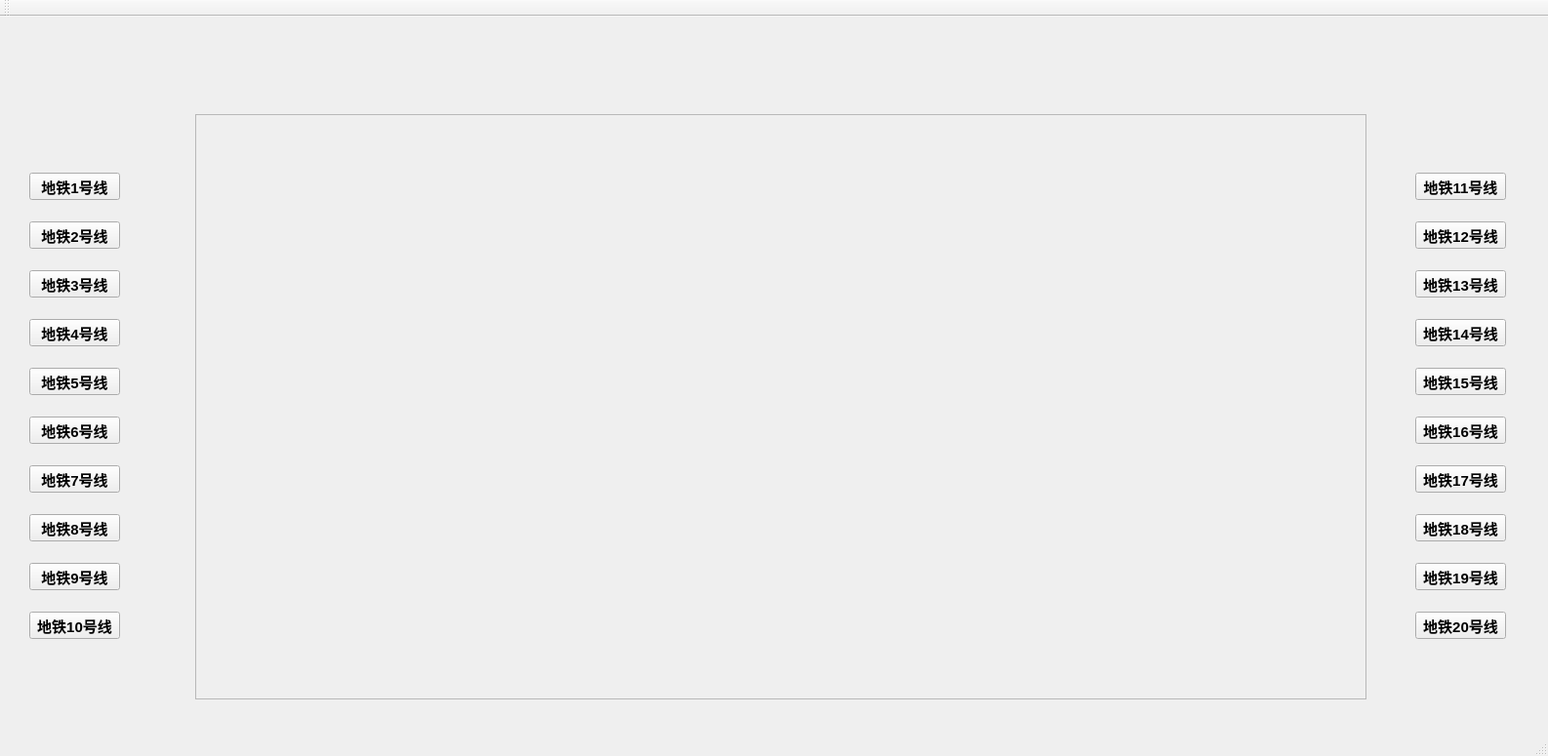
<?xml version="1.0" encoding="UTF-8"?>
<ui version="4.0">
 <class>MainWindow</class>
 <widget class="QMainWindow" name="MainWindow">
  <property name="geometry">
   <rect>
    <x>0</x>
    <y>0</y>
    <width>1586</width>
    <height>775</height>
   </rect>
  </property>
  <property name="windowTitle">
   <string>MainWindow</string>
  </property>
  <widget class="QWidget" name="centralWidget">
   <widget class="QScrollArea" name="scrollArea">
    <property name="geometry">
     <rect>
      <x>200</x>
      <y>100</y>
      <width>1200</width>
      <height>600</height>
     </rect>
    </property>
    <property name="mouseTracking">
     <bool>true</bool>
    </property>
    <property name="verticalScrollBarPolicy">
     <enum>Qt::ScrollBarAlwaysOff</enum>
    </property>
    <property name="horizontalScrollBarPolicy">
     <enum>Qt::ScrollBarAlwaysOff</enum>
    </property>
    <property name="widgetResizable">
     <bool>true</bool>
    </property>
    <widget class="QWidget" name="scrollAreaWidgetContents">
     <property name="geometry">
      <rect>
       <x>0</x>
       <y>0</y>
       <width>1198</width>
       <height>598</height>
      </rect>
     </property>
    </widget>
   </widget>
   <widget class="QPushButton" name="pushButton_9">
    <property name="geometry">
     <rect>
      <x>30</x>
      <y>560</y>
      <width>93</width>
      <height>28</height>
     </rect>
    </property>
    <property name="font">
     <font>
      <pointsize>11</pointsize>
      <weight>75</weight>
      <bold>true</bold>
     </font>
    </property>
    <property name="cursor">
     <cursorShape>PointingHandCursor</cursorShape>
    </property>
    <property name="text">
     <string>地铁9号线</string>
    </property>
    <property name="checkable">
     <bool>true</bool>
    </property>
    <property name="checked">
     <bool>false</bool>
    </property>
   </widget>
   <widget class="QPushButton" name="pushButton_10">
    <property name="geometry">
     <rect>
      <x>30</x>
      <y>610</y>
      <width>93</width>
      <height>28</height>
     </rect>
    </property>
    <property name="font">
     <font>
      <pointsize>11</pointsize>
      <weight>75</weight>
      <bold>true</bold>
     </font>
    </property>
    <property name="cursor">
     <cursorShape>PointingHandCursor</cursorShape>
    </property>
    <property name="text">
     <string>地铁10号线</string>
    </property>
    <property name="checkable">
     <bool>true</bool>
    </property>
    <property name="checked">
     <bool>false</bool>
    </property>
   </widget>
   <widget class="QPushButton" name="pushButton_1">
    <property name="geometry">
     <rect>
      <x>30</x>
      <y>160</y>
      <width>93</width>
      <height>28</height>
     </rect>
    </property>
    <property name="font">
     <font>
      <pointsize>11</pointsize>
      <weight>75</weight>
      <italic>false</italic>
      <bold>true</bold>
      <strikeout>false</strikeout>
     </font>
    </property>
    <property name="cursor">
     <cursorShape>PointingHandCursor</cursorShape>
    </property>
    <property name="text">
     <string>地铁1号线</string>
    </property>
    <property name="checkable">
     <bool>true</bool>
    </property>
    <property name="checked">
     <bool>false</bool>
    </property>
    <property name="flat">
     <bool>false</bool>
    </property>
   </widget>
   <widget class="QPushButton" name="pushButton_2">
    <property name="geometry">
     <rect>
      <x>30</x>
      <y>210</y>
      <width>93</width>
      <height>28</height>
     </rect>
    </property>
    <property name="font">
     <font>
      <pointsize>11</pointsize>
      <weight>75</weight>
      <bold>true</bold>
     </font>
    </property>
    <property name="cursor">
     <cursorShape>PointingHandCursor</cursorShape>
    </property>
    <property name="text">
     <string>地铁2号线</string>
    </property>
    <property name="checkable">
     <bool>true</bool>
    </property>
    <property name="checked">
     <bool>false</bool>
    </property>
   </widget>
   <widget class="QPushButton" name="pushButton_3">
    <property name="geometry">
     <rect>
      <x>30</x>
      <y>260</y>
      <width>93</width>
      <height>28</height>
     </rect>
    </property>
    <property name="font">
     <font>
      <pointsize>11</pointsize>
      <weight>75</weight>
      <bold>true</bold>
     </font>
    </property>
    <property name="cursor">
     <cursorShape>PointingHandCursor</cursorShape>
    </property>
    <property name="text">
     <string>地铁3号线</string>
    </property>
    <property name="checkable">
     <bool>true</bool>
    </property>
    <property name="checked">
     <bool>false</bool>
    </property>
   </widget>
   <widget class="QPushButton" name="pushButton_4">
    <property name="geometry">
     <rect>
      <x>30</x>
      <y>310</y>
      <width>93</width>
      <height>28</height>
     </rect>
    </property>
    <property name="font">
     <font>
      <pointsize>11</pointsize>
      <weight>75</weight>
      <bold>true</bold>
     </font>
    </property>
    <property name="cursor">
     <cursorShape>PointingHandCursor</cursorShape>
    </property>
    <property name="text">
     <string>地铁4号线</string>
    </property>
    <property name="checkable">
     <bool>true</bool>
    </property>
    <property name="checked">
     <bool>false</bool>
    </property>
   </widget>
   <widget class="QPushButton" name="pushButton_5">
    <property name="geometry">
     <rect>
      <x>30</x>
      <y>360</y>
      <width>93</width>
      <height>28</height>
     </rect>
    </property>
    <property name="font">
     <font>
      <pointsize>11</pointsize>
      <weight>75</weight>
      <bold>true</bold>
     </font>
    </property>
    <property name="cursor">
     <cursorShape>PointingHandCursor</cursorShape>
    </property>
    <property name="text">
     <string>地铁5号线</string>
    </property>
    <property name="checkable">
     <bool>true</bool>
    </property>
    <property name="checked">
     <bool>false</bool>
    </property>
   </widget>
   <widget class="QPushButton" name="pushButton_6">
    <property name="geometry">
     <rect>
      <x>30</x>
      <y>410</y>
      <width>93</width>
      <height>28</height>
     </rect>
    </property>
    <property name="font">
     <font>
      <pointsize>11</pointsize>
      <weight>75</weight>
      <bold>true</bold>
     </font>
    </property>
    <property name="cursor">
     <cursorShape>PointingHandCursor</cursorShape>
    </property>
    <property name="text">
     <string>地铁6号线</string>
    </property>
    <property name="checkable">
     <bool>true</bool>
    </property>
    <property name="checked">
     <bool>false</bool>
    </property>
   </widget>
   <widget class="QPushButton" name="pushButton_7">
    <property name="geometry">
     <rect>
      <x>30</x>
      <y>460</y>
      <width>93</width>
      <height>28</height>
     </rect>
    </property>
    <property name="font">
     <font>
      <pointsize>11</pointsize>
      <weight>75</weight>
      <bold>true</bold>
     </font>
    </property>
    <property name="cursor">
     <cursorShape>PointingHandCursor</cursorShape>
    </property>
    <property name="text">
     <string>地铁7号线</string>
    </property>
    <property name="checkable">
     <bool>true</bool>
    </property>
    <property name="checked">
     <bool>false</bool>
    </property>
   </widget>
   <widget class="QPushButton" name="pushButton_8">
    <property name="geometry">
     <rect>
      <x>30</x>
      <y>510</y>
      <width>93</width>
      <height>28</height>
     </rect>
    </property>
    <property name="font">
     <font>
      <pointsize>11</pointsize>
      <weight>75</weight>
      <bold>true</bold>
     </font>
    </property>
    <property name="cursor">
     <cursorShape>PointingHandCursor</cursorShape>
    </property>
    <property name="text">
     <string>地铁8号线</string>
    </property>
    <property name="checkable">
     <bool>true</bool>
    </property>
    <property name="checked">
     <bool>false</bool>
    </property>
   </widget>
   <widget class="QPushButton" name="pushButton_11">
    <property name="geometry">
     <rect>
      <x>1450</x>
      <y>160</y>
      <width>93</width>
      <height>28</height>
     </rect>
    </property>
    <property name="font">
     <font>
      <pointsize>11</pointsize>
      <weight>75</weight>
      <bold>true</bold>
     </font>
    </property>
    <property name="cursor">
     <cursorShape>PointingHandCursor</cursorShape>
    </property>
    <property name="text">
     <string>地铁11号线</string>
    </property>
    <property name="checkable">
     <bool>true</bool>
    </property>
    <property name="checked">
     <bool>false</bool>
    </property>
   </widget>
   <widget class="QPushButton" name="pushButton_12">
    <property name="geometry">
     <rect>
      <x>1450</x>
      <y>210</y>
      <width>93</width>
      <height>28</height>
     </rect>
    </property>
    <property name="font">
     <font>
      <pointsize>11</pointsize>
      <weight>75</weight>
      <bold>true</bold>
     </font>
    </property>
    <property name="cursor">
     <cursorShape>PointingHandCursor</cursorShape>
    </property>
    <property name="text">
     <string>地铁12号线</string>
    </property>
    <property name="checkable">
     <bool>true</bool>
    </property>
    <property name="checked">
     <bool>false</bool>
    </property>
   </widget>
   <widget class="QPushButton" name="pushButton_13">
    <property name="geometry">
     <rect>
      <x>1450</x>
      <y>260</y>
      <width>93</width>
      <height>28</height>
     </rect>
    </property>
    <property name="font">
     <font>
      <pointsize>11</pointsize>
      <weight>75</weight>
      <bold>true</bold>
     </font>
    </property>
    <property name="cursor">
     <cursorShape>PointingHandCursor</cursorShape>
    </property>
    <property name="text">
     <string>地铁13号线</string>
    </property>
    <property name="checkable">
     <bool>true</bool>
    </property>
   </widget>
   <widget class="QPushButton" name="pushButton_14">
    <property name="geometry">
     <rect>
      <x>1450</x>
      <y>310</y>
      <width>93</width>
      <height>28</height>
     </rect>
    </property>
    <property name="font">
     <font>
      <pointsize>11</pointsize>
      <weight>75</weight>
      <bold>true</bold>
     </font>
    </property>
    <property name="cursor">
     <cursorShape>PointingHandCursor</cursorShape>
    </property>
    <property name="text">
     <string>地铁14号线</string>
    </property>
    <property name="checkable">
     <bool>true</bool>
    </property>
   </widget>
   <widget class="QPushButton" name="pushButton_15">
    <property name="geometry">
     <rect>
      <x>1450</x>
      <y>360</y>
      <width>93</width>
      <height>28</height>
     </rect>
    </property>
    <property name="font">
     <font>
      <pointsize>11</pointsize>
      <weight>75</weight>
      <bold>true</bold>
     </font>
    </property>
    <property name="cursor">
     <cursorShape>PointingHandCursor</cursorShape>
    </property>
    <property name="text">
     <string>地铁15号线</string>
    </property>
    <property name="checkable">
     <bool>true</bool>
    </property>
   </widget>
   <widget class="QPushButton" name="pushButton_16">
    <property name="geometry">
     <rect>
      <x>1450</x>
      <y>410</y>
      <width>93</width>
      <height>28</height>
     </rect>
    </property>
    <property name="font">
     <font>
      <pointsize>11</pointsize>
      <weight>75</weight>
      <bold>true</bold>
     </font>
    </property>
    <property name="cursor">
     <cursorShape>PointingHandCursor</cursorShape>
    </property>
    <property name="text">
     <string>地铁16号线</string>
    </property>
    <property name="checkable">
     <bool>true</bool>
    </property>
   </widget>
   <widget class="QPushButton" name="pushButton_17">
    <property name="geometry">
     <rect>
      <x>1450</x>
      <y>460</y>
      <width>93</width>
      <height>28</height>
     </rect>
    </property>
    <property name="font">
     <font>
      <pointsize>11</pointsize>
      <weight>75</weight>
      <bold>true</bold>
     </font>
    </property>
    <property name="cursor">
     <cursorShape>PointingHandCursor</cursorShape>
    </property>
    <property name="text">
     <string>地铁17号线</string>
    </property>
    <property name="checkable">
     <bool>true</bool>
    </property>
   </widget>
   <widget class="QPushButton" name="pushButton_18">
    <property name="geometry">
     <rect>
      <x>1450</x>
      <y>510</y>
      <width>93</width>
      <height>28</height>
     </rect>
    </property>
    <property name="font">
     <font>
      <pointsize>11</pointsize>
      <weight>75</weight>
      <bold>true</bold>
     </font>
    </property>
    <property name="cursor">
     <cursorShape>PointingHandCursor</cursorShape>
    </property>
    <property name="text">
     <string>地铁18号线</string>
    </property>
    <property name="checkable">
     <bool>true</bool>
    </property>
   </widget>
   <widget class="QPushButton" name="pushButton_19">
    <property name="geometry">
     <rect>
      <x>1450</x>
      <y>560</y>
      <width>93</width>
      <height>28</height>
     </rect>
    </property>
    <property name="font">
     <font>
      <pointsize>11</pointsize>
      <weight>75</weight>
      <bold>true</bold>
     </font>
    </property>
    <property name="cursor">
     <cursorShape>PointingHandCursor</cursorShape>
    </property>
    <property name="text">
     <string>地铁19号线</string>
    </property>
    <property name="checkable">
     <bool>true</bool>
    </property>
   </widget>
   <widget class="QPushButton" name="pushButton_20">
    <property name="geometry">
     <rect>
      <x>1450</x>
      <y>610</y>
      <width>93</width>
      <height>28</height>
     </rect>
    </property>
    <property name="font">
     <font>
      <pointsize>11</pointsize>
      <weight>75</weight>
      <bold>true</bold>
     </font>
    </property>
    <property name="cursor">
     <cursorShape>PointingHandCursor</cursorShape>
    </property>
    <property name="text">
     <string>地铁20号线</string>
    </property>
    <property name="checkable">
     <bool>true</bool>
    </property>
   </widget>
  </widget>
  <widget class="QMenuBar" name="menuBar">
   <property name="geometry">
    <rect>
     <x>0</x>
     <y>0</y>
     <width>1586</width>
     <height>26</height>
    </rect>
   </property>
  </widget>
  <widget class="QStatusBar" name="statusBar"/>
  <widget class="QToolBar" name="mainToolBar">
   <attribute name="toolBarArea">
    <enum>TopToolBarArea</enum>
   </attribute>
   <attribute name="toolBarBreak">
    <bool>false</bool>
   </attribute>
  </widget>
 </widget>
 <layoutdefault spacing="6" margin="11"/>
 <resources/>
 <connections/>
</ui>
